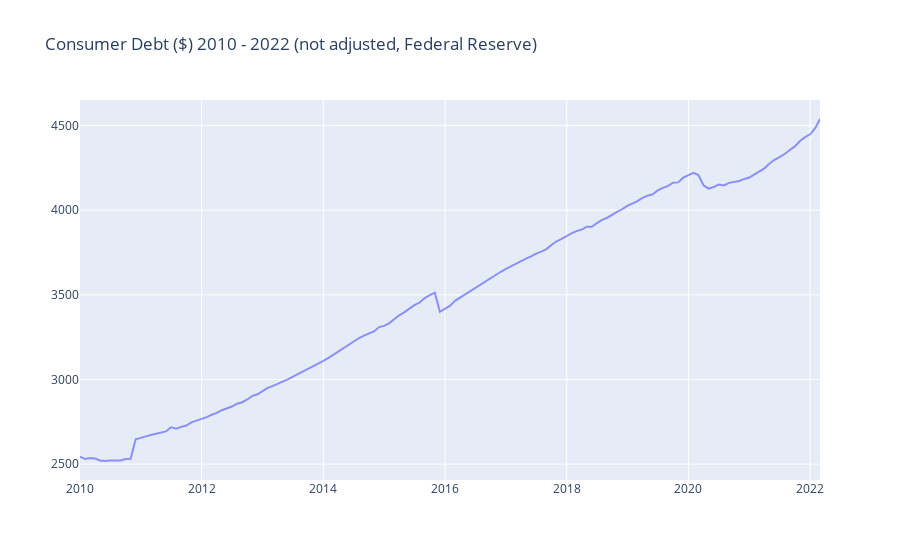

The cell this chart's notebook holds for it:
### Code cell
debt2 = debt.loc['2010-01-01':]
debt_plot = plot_traces(debt2, 'debt', 'Consumer Debt ($) 2010 - 2022 (not adjusted, Federal Reserve)')

### Figure 1 — Plotly figure (JSON) as saved in the notebook; plotly's stock layout.template omitted (floating-point values rounded to 4 significant figures; data arrays with more than 128 entries replaced by an {"elided": "..."} marker saying what was removed)
{"data": [{"line": {"color": "blue"}, "name": "debttrace", "opacity": 0.4, "type": "scatter", "x": {"elided": "147 str values"}, "y": {"elided": "147 float values"}}], "layout": {"title": {"text": "Consumer Debt ($) 2010 - 2022 (not adjusted, Federal Reserve)"}}}
